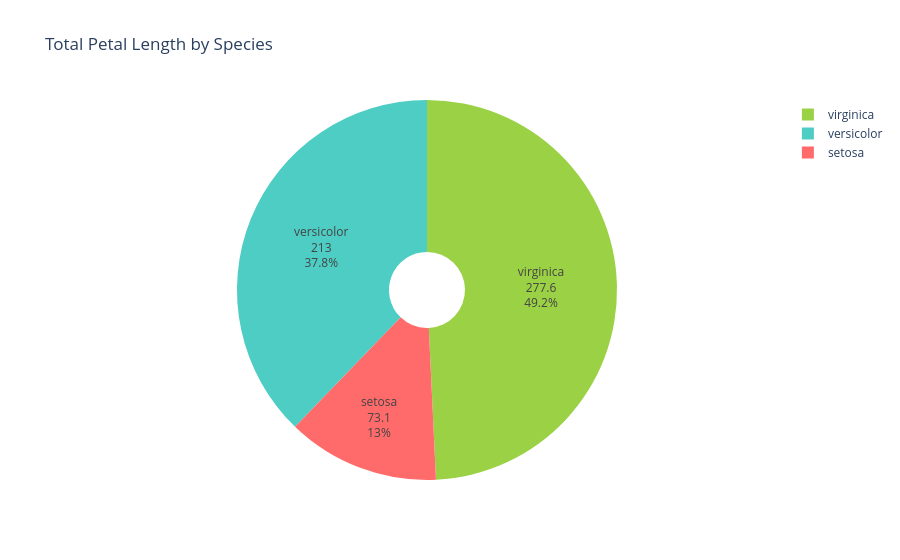

The notebook cell saved with this chart:
### Code cell
# Donut Chart of Total Petal Length by Species
fig = px.pie(
    df,
    names='species',
    values='petal length (cm)',
    title='Total Petal Length by Species',
    hole=0.2,
    color='species',
    color_discrete_map={
        'setosa': '#FF6B6B',
        'versicolor': '#4ECDC4',
        'virginica': "#9BD145"
    }
)

fig.update_traces(textinfo='label+percent+value')
fig.show()

### Figure 1 — Plotly figure (JSON) as saved in the notebook; plotly's stock layout.template omitted (floating-point values rounded to 4 significant figures; data arrays with more than 128 entries replaced by an {"elided": "..."} marker saying what was removed)
{"data": [{"customdata": {"elided": "150x1 str values"}, "domain": {"x": [0, 1], "y": [0, 1]}, "hole": 0.2, "hovertemplate": "species=%{customdata[0]}<br>petal length (cm)=%{value}<extra></extra>", "labels": {"elided": "150 str values"}, "legendgroup": "", "marker": {"colors": {"elided": "150 str values"}}, "name": "", "showlegend": true, "textinfo": "label+percent+value", "type": "pie", "values": {"elided": "150 float values"}}], "layout": {"legend": {"tracegroupgap": 0}, "title": {"text": "Total Petal Length by Species"}}}
